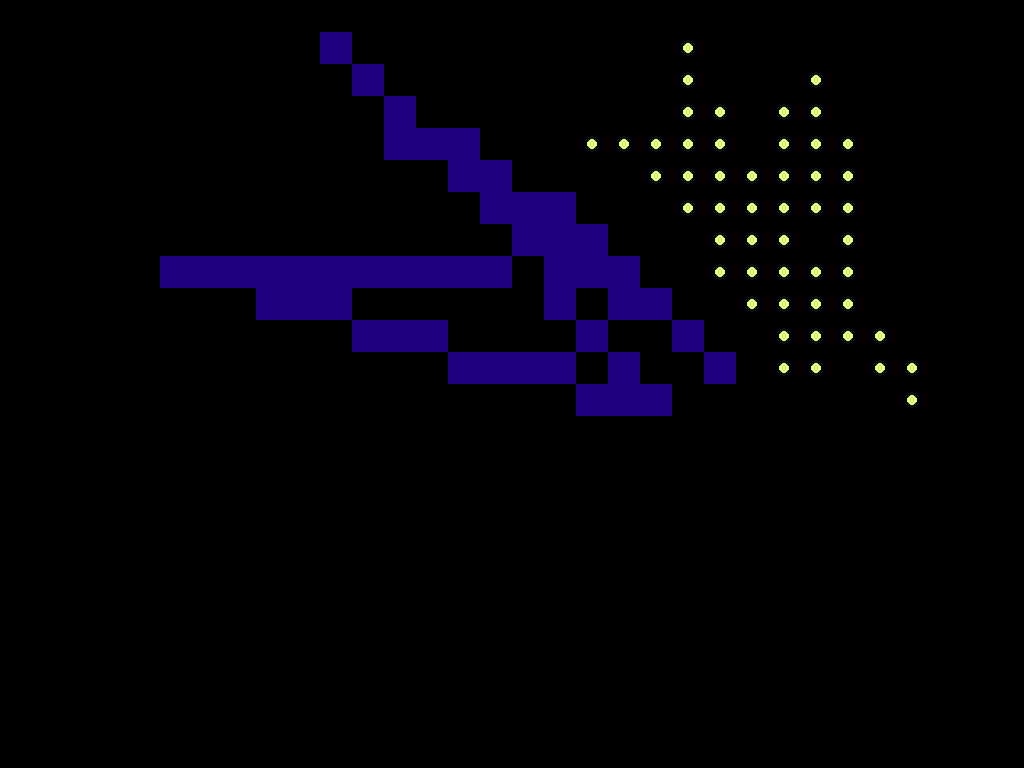

A level layout from a 2D game, rendered from its tile map. Below: a short description, then the map file with tile-grid data replaced by summaries:
An orthogonal 32x24 tile map with 32x32 px tiles, 2 tile layers (Wall, Food), 2 tilesets.

<map version="1.0" orientation="orthogonal" renderorder="right-down" width="32" height="24" tilewidth="32" tileheight="32" nextobjectid="1">
 <tileset firstgid="1" name="Wall" tilewidth="32" tileheight="32" tilecount="1">
  <image source="Wall.png" width="32" height="32" />
 </tileset>
 <tileset firstgid="2" name="Food" tilewidth="32" tileheight="32" tilecount="1">
  <image source="Food.png" width="32" height="32" />
 </tileset>
 <layer name="Wall" width="32" height="24">
  <data>[768 cells, 48 non-empty, 1 distinct tile ids]</data>
 </layer>
 <layer name="Food" width="32" height="24">
  <data>[768 cells, 50 non-empty, 1 distinct tile ids]</data>
 </layer>
</map>
